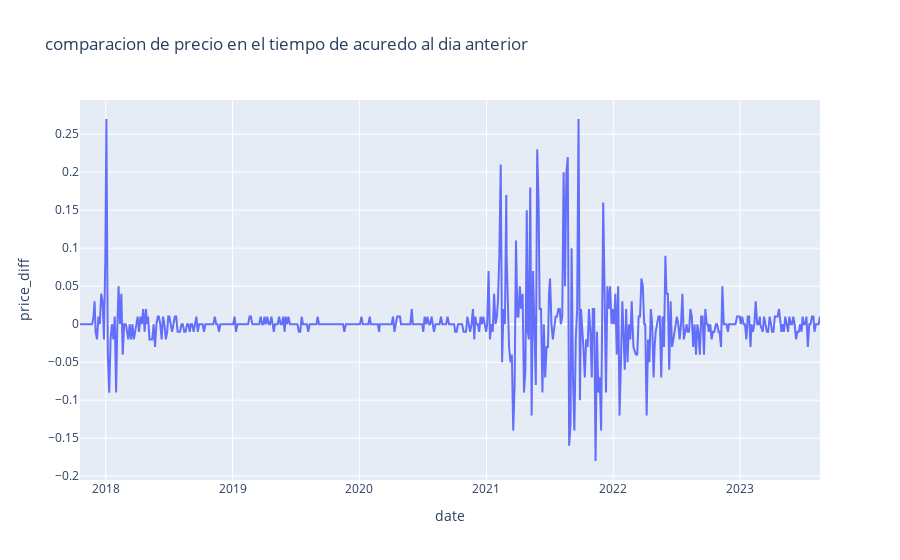

The notebook cell this image was saved under:
### Code cell
fig_price_returns = px.line(cardano_df, x='date', y='price_diff', title='comparacion de precio en el tiempo de acuredo al dia anterior')
fig_price_returns.show()

### Figure 1 — Plotly figure (JSON) as saved in the notebook; plotly's stock layout.template omitted (floating-point values rounded to 4 significant figures; data arrays with more than 128 entries replaced by an {"elided": "..."} marker saying what was removed)
{"data": [{"hovertemplate": "date=%{x}<br>price_diff=%{y}<extra></extra>", "legendgroup": "", "line": {"color": "#636efa", "dash": "solid"}, "marker": {"symbol": "circle"}, "mode": "lines", "name": "", "orientation": "v", "showlegend": false, "type": "scatter", "x": {"elided": "556 str values"}, "xaxis": "x", "y": {"elided": "556 float values"}, "yaxis": "y"}], "layout": {"legend": {"tracegroupgap": 0}, "title": {"text": "comparacion de precio en el tiempo de acuredo al dia anterior"}, "xaxis": {"anchor": "y", "domain": [0, 1], "title": {"text": "date"}}, "yaxis": {"anchor": "x", "domain": [0, 1], "title": {"text": "price_diff"}}}}
